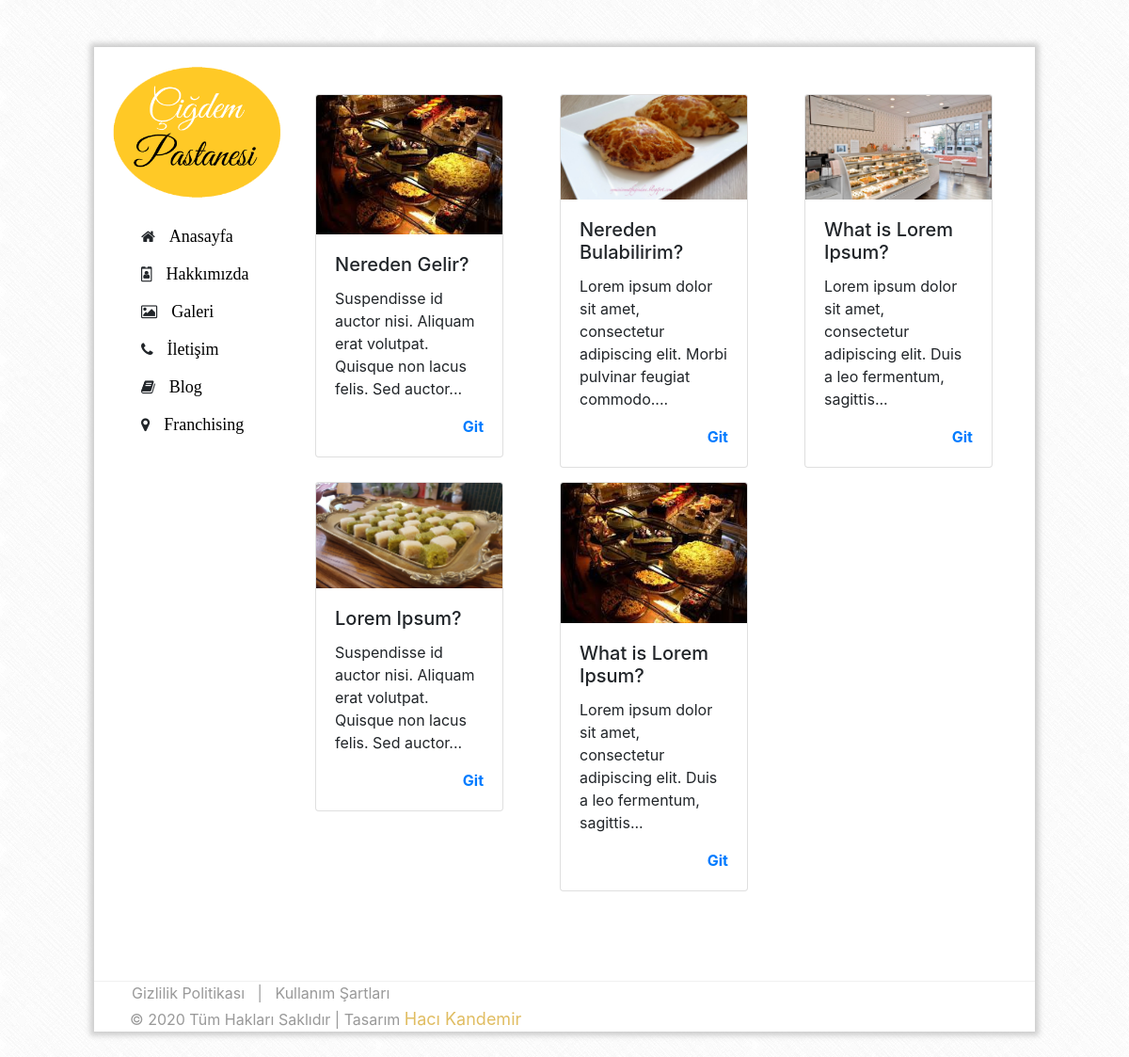
Screenshot of /blog.php with the database file from the repository.
### tables this page shows
CREATE TABLE `blog` (
  `id` int(11) NOT NULL,
  `baslik` text NOT NULL,
  `metin` text NOT NULL,
  `resim` text NOT NULL,
  `createDate` datetime NOT NULL DEFAULT CURRENT_TIMESTAMP
);

### blog.php (the view, shortened to what this page needs)
<!doctype html>
<html>
<head>
  <link rel="stylesheet" type="text/css" href="vendor/css/boostrap.css">
  <?php include'header.php' ?>
</head>
<body>
  <div id="container">
   <div id="icerik">
     <?php include'sidebar.php' ?>
     <div id="sag">
      <div id="blog">
        <div class="card-deck">
          <?php $metinler=$veritabani->query("SELECT * FROM blog order by id desc");
          while ($metin=$metinler->fetch(PDO::FETCH_OBJ)){ ?>
          <div class="col-sm-4">
            <div class="card">
              <img class="card-img-top" src="img/blog/<?=$metin->resim ?>" alt="Card image cap">
              <div class="card-body">
                <h5 class="card-title"><?=$metin->baslik ?></h5>
                <p class="card-text"><?php
                $pos=strpos($metin->metin, ' ', 85);
                echo nl2br(substr($metin->metin,0,$pos )); ?>...</p>
                <a href="icerik.php?blog=<?=$metin->id?>" class="git">Git</a>
              </div>
            </div>
          </div>
          <?php } ?>
        </div>
      </div>
    </div>
  </div>
  <div id="footer">
   <?php include'footer.php' ?>
 </div>
</div>
</body>
</html>

### blog.php (style rules this page uses)
.git { font-weight: bold; float: right; }

### rows the page displays
blog: resim (picture), baslik "Nereden Gelir?", metin "Suspendisse id auctor nisi. Aliquam erat volutpat. Quisque non lacus felis. Sed auctor"
blog: resim (picture), baslik "Nereden Bulabilirim?", metin "Lorem ipsum dolor sit amet, consectetur adipiscing elit. Morbi pulvinar feugiat commodo."
blog: resim (picture), baslik "What is Lorem Ipsum?", metin "Lorem ipsum dolor sit amet, consectetur adipiscing elit. Duis a leo fermentum, sagittis"
blog: resim (picture), baslik "Lorem Ipsum?", metin "Suspendisse id auctor nisi. Aliquam erat volutpat. Quisque non lacus felis. Sed auctor"
blog: resim (picture), baslik "What is Lorem Ipsum?", metin "Lorem ipsum dolor sit amet, consectetur adipiscing elit. Duis a leo fermentum, sagittis"
